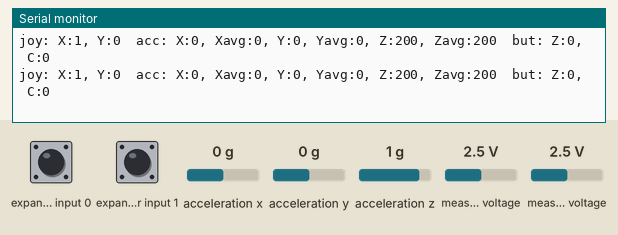
Bench run of a sketch on a simulated Arduino Leonardo, built with avr-gcc and run on an emulated ATmega32U4. Shown: the last lines printed to the serial monitor. Wiring (inferred from the names in the program): Wii Nunchuk at I2C address 0x52. The test bench sets the inputs (shaded band); at power-on: acceleration x 0 g, acceleration z 1 g, measured voltage 2.5 V, expander input 0 HIGH, expander input 1 HIGH, acceleration y 0 g. USB keyboard and mouse output is not drawn.

Above: at 5.3 s.
5.4 s: acceleration x set to -1.4 g
At 5.45 s:
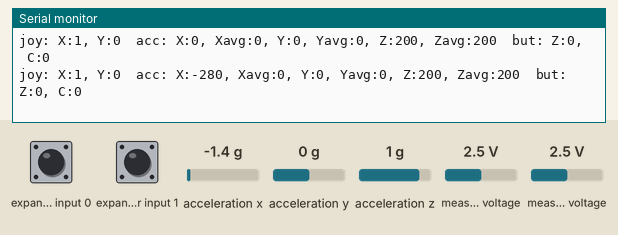
6.9 s: acceleration z set to 0 g
At 6.9 s:
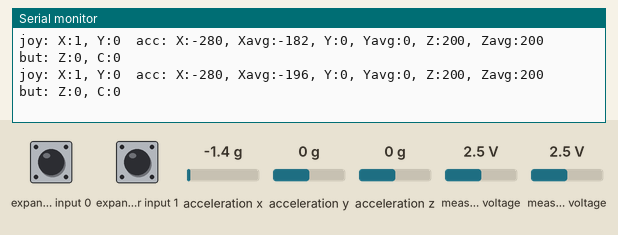
9.9 s: measured voltage (sensor 200) set to 3.8 V
At 9.9 s:
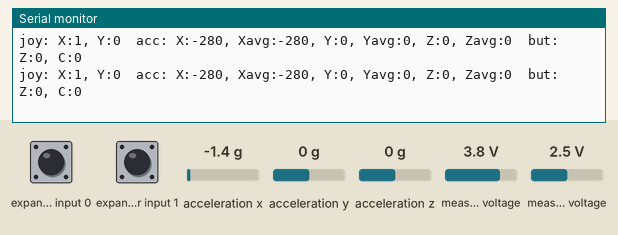
12.9 s: measured voltage (sensor 200) set to 1.2 V
At 12.9 s:
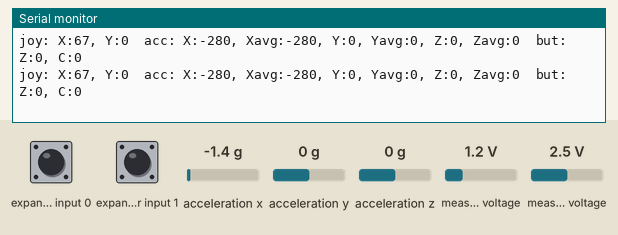
15.9 s: expander input 0 pulled LOW for 0.15 s
At 16.0 s:
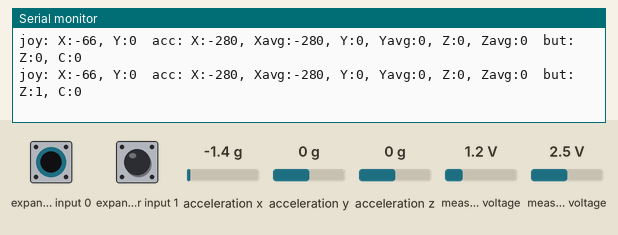
19.0 s: acceleration x set to 0.8 g
At 19.0 s:
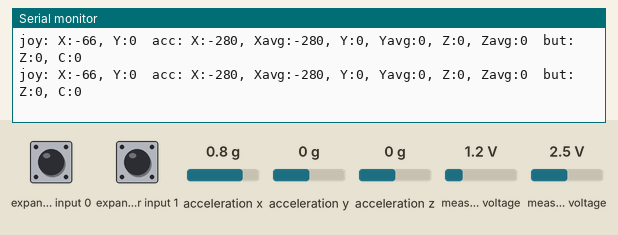
Timing chart, 0 to 22.0 s (numbered marks = the images above; inputs shaded):
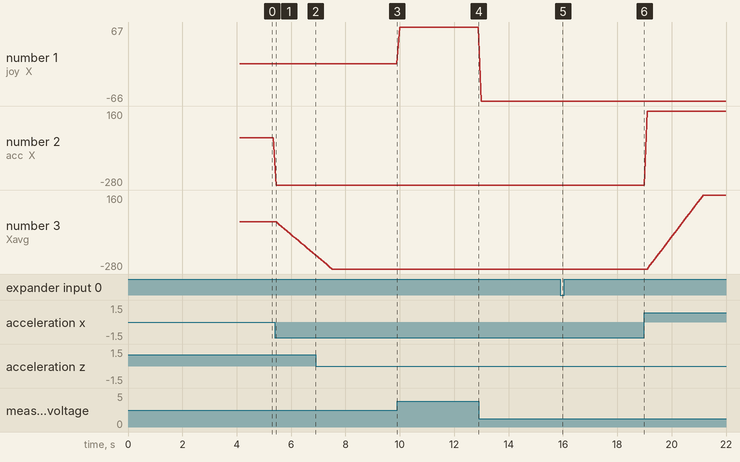

Measured:
- after the input at 5.4 s, the serial monitor: prints a new line after 0.05 s (image 1)
- after the input at 15.9 s, the serial monitor: prints a new line after 0.10 s (image 5)
- plotted number 1: 1 → 67 after the input at 9.9 s, 67 → -66 after the input at 12.9 s
- plotted number 2: 0 → -280 after the input at 5.4 s, -280 → 160 after the input at 19.0 s
- plotted number 3: 0 → -196 after the input at 5.4 s, -280 → 160 after the input at 19.0 s

The sketch:

WiiGameController.ino
```cpp
// Main Defines
#define AVG_READINGS 20     // the number of readings to average
#define POLLING_DELAY 100   // the number of ms to wait between polls

// includes
#include <Keyboard.h>
#include <Wire.h>
#include "nunchuk.h"
#include "Average.h"


bool isCPressed = false;
bool isZPressed = false;
bool isCtrlPressed = false;
bool isShiftPressed = false;
// joystick
bool isLeftPressed = false;
bool isRightPressed = false;
bool isUpPressed = false;
bool isDownPressed = false;

bool isLeanRightPressed = false;
bool isLeanLeftPressed = false;
//jump;
bool isJumpPressed = false;
int16_t previousAcclZ = 0;
int16_t previousAcclY = 0;
int16_t previousAcclX = 0;


// Reserve space for entries in the average bucket.
// Change the type between < and > to change the entire way the library works.
Average<int16_t> avgAcclZ(AVG_READINGS);
bool shouldAverageZ = true;
Average<int16_t> avgAcclY(AVG_READINGS);
bool shouldAverageY = true;
Average<int16_t> avgAcclX(AVG_READINGS);
bool shouldAverageX = true;

void setup() {
    Serial.begin(9600);
    Keyboard.begin();
    Wire.begin();
    // nunchuk_init_power(); // A1 and A2 is power supply
    nunchuk_init();
    // wait for it to init
    while(!nunchuk_read()){
      delay(100);
    }
    // get averages
    for(uint16_t i = 0; i <= AVG_READINGS*2; i++ ){
      avgAcclX.push(nunchuk_accelX());
      avgAcclY.push(nunchuk_accelY());
      avgAcclZ.push(nunchuk_accelZ());
      delay(POLLING_DELAY);
    }
    // get previous
    previousAcclZ = nunchuk_accelX();
    previousAcclY = nunchuk_accelY();
    previousAcclX = nunchuk_accelZ();
}

void checkJump(){
  int16_t breakpoint = (int16_t) avgAcclY.mean() - 50;
  if(nunchuk_accelY() < breakpoint && !isJumpPressed){
    // first press
    Keyboard.press(' ');
    shouldAverageY = false;
    isJumpPressed = true;
  } else if(nunchuk_accelY() >= breakpoint && isJumpPressed){
    // first release
    Keyboard.release(' ');
    shouldAverageY = true;
    isJumpPressed = false;
  }
}

void checkLean(){
//  left
  if(nunchuk_accelX() >  100 && !isLeanRightPressed){
    // first press
    Keyboard.press('e');
    isLeanRightPressed = true;
  } else if(nunchuk_accelX() <= 100 && isLeanRightPressed){
    // first release
    Keyboard.release('e');
    isLeanRightPressed = false;
  }

    //  right
  if(nunchuk_accelX() <  -100 && !isLeanLeftPressed){
    // first press
    Keyboard.press('q');
    isLeanLeftPressed = true;
  } else if(nunchuk_accelX() >= -100 && isLeanLeftPressed){
    // first release
    Keyboard.release('q');
    isLeanLeftPressed = false;
  }
}

void checkButtonC(){
   // c button
    if(nunchuk_buttonC() == 1 && !isCPressed){
      // first press
      Keyboard.press(KEY_TAB);
      isCPressed = true;
    } else if(nunchuk_buttonC() == 0 && isCPressed){
      // first release
      Keyboard.release(KEY_TAB);
      isCPressed = false;
    }
}

void checkRun(){
    if(nunchuk_joystickY() > 120 && !isShiftPressed){
    // press left
    Keyboard.press(KEY_LEFT_SHIFT);
    isShiftPressed = true;
    if(isUpPressed){
        // need to repress, catch on next cycle
        Keyboard.release('w');
        isUpPressed = false;
    }
  } else if(nunchuk_joystickY() <= 120 && isShiftPressed){
    Keyboard.release(KEY_LEFT_SHIFT);
    isShiftPressed = false;
    if(isUpPressed){
        // need to repress, catch on next cycle
        Keyboard.release('w');
        isUpPressed = false;
    }
  }
}

void checkButtonZ(){
   // c button
    if(nunchuk_buttonZ() == 1 && !isZPressed){
      // first press
      Keyboard.press('f');
      isZPressed = true;
    } else if(nunchuk_buttonZ() == 0 && isZPressed){
      // first release
      Keyboard.release('f');
      isZPressed = false;
    }
}

void checkJoystick(){
  //left
  if(nunchuk_joystickX() < -5 && !isLeftPressed){
    // press left
    Keyboard.press('a');
    isLeftPressed = true;
  } else if(nunchuk_joystickX() >= -5 && isLeftPressed){
    Keyboard.release('a');
    isLeftPressed = false;
  }

  // right
  if(nunchuk_joystickX() > 5 && !isRightPressed){
    // press left
    Keyboard.press('d');
    isRightPressed = true;
  } else if(nunchuk_joystickX() <= 5 && isRightPressed){
    Keyboard.release('d');
    isRightPressed = false;
  }


  // forward
  if(nunchuk_joystickY() > 5 && !isUpPressed){
    // press left
    Keyboard.press('w');
    isUpPressed = true;
  } else if(nunchuk_joystickY() <= 5 && isUpPressed){
    Keyboard.release('w');
    isUpPressed = false;
  }

  // back
  if(nunchuk_joystickY() < -5 && !isDownPressed){
    // press left
    Keyboard.press('s');
    isDownPressed = true;
  } else if(nunchuk_joystickY() >= -5 && isDownPressed){
    Keyboard.release('s');
    isDownPressed = false;
  }
}

void printData(){
  Serial.print("joy: X:");
  Serial.print(nunchuk_joystickX(), DEC);
  Serial.print(", Y:");
  Serial.print(nunchuk_joystickY(), DEC);

  Serial.print("  acc: X:");
  Serial.print(nunchuk_accelX(), DEC);
  Serial.print(", Xavg:");
  Serial.print((int16_t) avgAcclX.mean(), DEC);
  Serial.print(", Y:");
  Serial.print(nunchuk_accelY(), DEC);
  Serial.print(", Yavg:");
  Serial.print((int16_t) avgAcclY.mean(), DEC);
  Serial.print(", Z:");
  Serial.print(nunchuk_accelZ(), DEC);
  Serial.print(", Zavg:");
  Serial.print((int16_t) avgAcclZ.mean(), DEC);

  Serial.print("  but: Z:");
  Serial.print(nunchuk_buttonZ(), DEC);
  Serial.print(", C:");
  Serial.print(nunchuk_buttonC(), DEC);
  Serial.print("\n");
}

void loop() {
    if (nunchuk_read()) {
        // Work with nunchuk_data
        printData();
        checkButtonC();
        checkButtonZ();
        checkJoystick();
        checkJump();
        checkLean();
        checkRun();
        // push averages
        if(shouldAverageX) avgAcclX.push(nunchuk_accelX());
        if(shouldAverageY) avgAcclY.push(nunchuk_accelY());
        if(shouldAverageZ) avgAcclZ.push(nunchuk_accelZ());
        // set previous
        previousAcclZ = nunchuk_accelX();
        previousAcclY = nunchuk_accelY();
        previousAcclX = nunchuk_accelZ();
    }
    delay(POLLING_DELAY);
}
//
```

Average.h
```cpp
// (licence header left out)
#ifndef _AVERAGE_H
#define _AVERAGE_H


#include <Arduino.h>
#include <math.h>

inline static float sqr(float x) {
    return x*x;
}

template <class T> class Average {
    private:
        // Private functions and variables here.  They can only be accessed
        // by functions within the class.
        T *_store;
        T _sum;                                               // _sum variable for faster mean calculation
        uint32_t _position;                                   // _position variable for circular buffer
        uint32_t _count;
        uint32_t _size;

    public:
        // Public functions and variables.  These can be accessed from
        // outside the class.
        Average(uint32_t size);
        ~Average();
        float rolling(T entry);
        void push(T entry);
        float mean();
        T mode();
        T minimum();
        T minimum(int *);
        T maximum();
        T maximum(int *);
        float stddev();
        T get(uint32_t);
        void leastSquares(float &m, float &b, float &r);
        int getCount();
        T predict(int x);
        T sum();
        void clear();
        Average<T> &operator=(Average<T> &a);

};

template <class T> int Average<T>::getCount() {
    return _count;
}

template <class T> Average<T>::Average(uint32_t size) {
    _size = size;
    _count = 0;
    _store = (T *)malloc(sizeof(T) * size);
    _position = 0;                                            // track position for circular storage
    _sum = 0;                                                 // track sum for fast mean calculation
    for (uint32_t i = 0; i < size; i++) {
        _store[i] = 0;
    }
}

template <class T> Average<T>::~Average() {
    free(_store);
}

template <class T> void Average<T>::push(T entry) {
    if (_count < _size) {                                     // adding new values to array
        _count++;                                             // count number of values in array
    } else {                                                    // overwriting old values
        _sum = _sum -_store[_position];                       // remove old value from _sum
    }
    _store[_position] = entry;                                // store new value in array
    _sum += entry;                                            // add the new value to _sum
    _position += 1;                                           // increment the position counter
    if (_position >= _size) _position = 0;                    // loop the position counter
}


template <class T> float Average<T>::rolling(T entry) {
    push(entry);
    return mean();
}

template <class T> float Average<T>::mean() {
    if (_count == 0) {
        return 0;
    }
    return ((float)_sum / (float)_count);                     // mean calculation based on _sum
}

template <class T> T Average<T>::mode() {
	uint32_t pos;
	uint32_t inner;
	T most;
	uint32_t mostcount;
	T current;
	uint32_t currentcount;

    if (_count == 0) {
        return 0;
    }

	most = get(0);
	mostcount = 1;
	for(pos = 0; pos < _count; pos++) {
		current = get(pos);
		currentcount = 1;
		for(inner = pos + 1; inner < _count; inner++) {
			if(get(inner) == current) {
				currentcount++;
			}
		}
		if(currentcount > mostcount) {
			most = current;
			mostcount = currentcount;
		}
		// If we have less array slices left than the current
		// maximum count, then there is no room left to find
		// a bigger count.  We have finished early and we can
		// go home.
		if(_count - pos < mostcount) {
			break;
		}
	}
	return most;
}

template <class T> T Average<T>::minimum() {
    return minimum(NULL);
}

template <class T> T Average<T>::minimum(int *index) {
	T minval;

    if (index != NULL) {
        *index = 0;
    }

    if (_count == 0) {
        return 0;
    }

	minval = get(0);

	for(uint32_t i = 0; i < _count; i++) {
		if(get(i) < minval) {
			minval = get(i);
            if (index != NULL) {
                *index = i;
            }
		}
	}
	return minval;
}

template <class T> T Average<T>::maximum() {
    return maximum(NULL);
}

template <class T> T Average<T>::maximum(int *index) {
	T maxval;

    if (index != NULL) {
        *index = 0;
    }

    if (_count == 0) {
        return 0;
    }

	maxval = get(0);

	for(uint32_t i = 0; i < _count; i++) {
		if(get(i) > maxval) {
			maxval = get(i);
            if (index != NULL) {
                *index = i;
            }
		}
	}
	return maxval;
}

template <class T> float Average<T>::stddev() {
	float square;
	float sum;
	float mu;
	float theta;

    if (_count == 0) {
        return 0;
    }

	mu = mean();

	sum = 0;
	for(uint32_t i = 0; i < _count; i++) {
		theta = mu - (float)get(i);
		square = theta * theta;
		sum += square;
	}
	return sqrt(sum/(float)_count);
}

template <class T> T Average<T>::get(uint32_t index) {
    if (index >= _count) {
        return -1;
    }

    int32_t start = _position - _count;
    if (start < 0) start += _size;
    uint32_t cindex = start + index;
    if (cindex >= _size) cindex -= _size;
    return _store[cindex];
}

template <class T> void Average<T>::leastSquares(float &m, float &c, float &r) {
    float   sumx = 0.0;                        /* sum of x                      */
    float   sumx2 = 0.0;                       /* sum of x**2                   */
    float   sumxy = 0.0;                       /* sum of x * y                  */
    float   sumy = 0.0;                        /* sum of y                      */
    float   sumy2 = 0.0;                       /* sum of y**2                   */

    for (uint32_t i=0;i<_count;i++)   {
        sumx  += i;
        sumx2 += sqr(i);
        sumxy += i * get(i);
        sumy  += get(i);
        sumy2 += sqr(get(i));
    }

    float denom = (_count * sumx2 - sqr(sumx));
    if (denom == 0) {
        // singular matrix. can't solve the problem.
        m = 0;
        c = 0;
        r = 0;
        return;
    }

    m = 0 - (_count * sumxy  -  sumx * sumy) / denom;
    c = (sumy * sumx2  -  sumx * sumxy) / denom;
    r = (sumxy - sumx * sumy / _count) / sqrt((sumx2 - sqr(sumx)/_count) * (sumy2 - sqr(sumy)/_count));
}

template <class T> T Average<T>::predict(int x) {
    float m, c, r;
    leastSquares(m, c, r); // y = mx + c;

    T y = m * x + c;
    return y;
}

// Return the sum of all the array items
template <class T> T Average<T>::sum() {
    return _sum;
}

template <class T> void Average<T>::clear() {
    _count = 0;
    _sum = 0;
    _position = 0;
}

template <class T> Average<T> &Average<T>::operator=(Average<T> &a) {
    clear();
    for (int i = 0; i < _size; i++) {
        push(a.get(i));
    }
    return *this;
}

#endif
```

Source omitted: nunchuk.h (7168 bytes)
